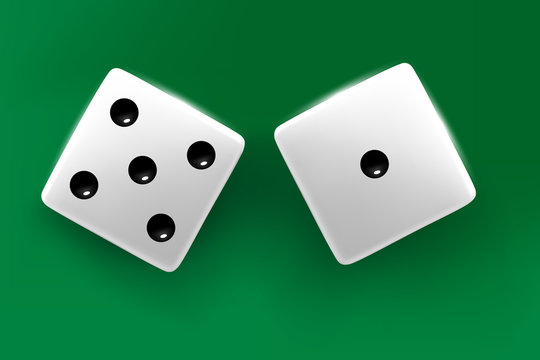
#> input picture lesson7/3.jpg, 540 x 360 px
$ jupyter execute --allow-errors 4.ipynb
#> lines starting #> are read from the running program, lines starting #| are printed output that depends on the picture; after the words box and inside, x2 and y2 are one past the last pixel; in counts of white or black regions, pixels touching at a corner belong together
[cell 1]
import cv2
import numpy as np
import matplotlib.pyplot as plt

[cell 2]
img = cv2.imread('3.jpg')
#> img is the input picture: shape (360, 540, 3); mean B, G, R 89.9, 135.2, 52.7
rgb_img = cv2.cvtColor(img, cv2.COLOR_BGR2RGB)

[cell 3]
gray_img = cv2.cvtColor(img, cv2.COLOR_BGR2GRAY)
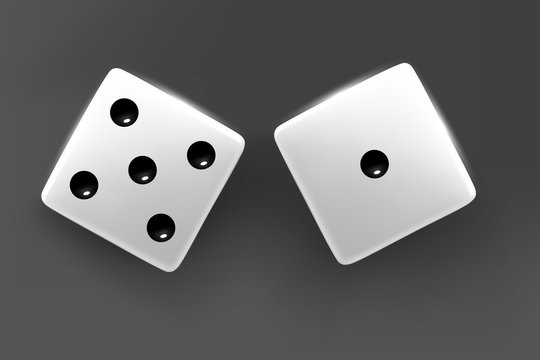
#> gray_img: shape (360, 540); min 0, max 255, mean 105.3
thresh = cv2.threshold(gray_img,150,255, cv2.THRESH_BINARY)[1]
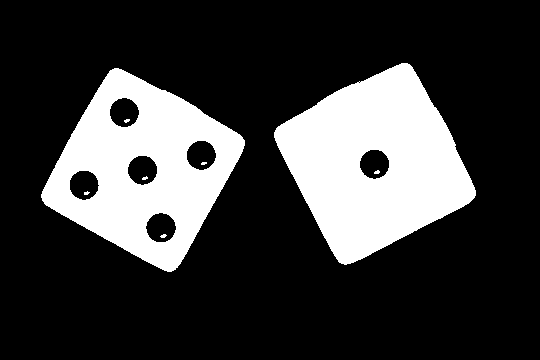
#> thresh: shape (360, 540); 23.4% white; 8 white regions (6 under 20 px), largest, box (x1, y1, x2, y2) and area: (274, 63, 476, 265) 24076, (41, 68, 245, 272) 21356
detected_edges = cv2.Canny(thresh,9, 150, 3)
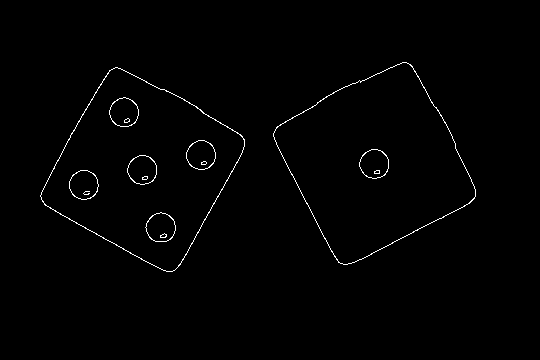
#> detected_edges: shape (360, 540); 0.94% white in thin lines or dots, all inside (x1, y1, x2, y2) = (40, 62, 476, 272)
kernel = cv2.getStructuringElement(cv2.MORPH_RECT, (3,3))
close = cv2.morphologyEx(thresh, cv2.MORPH_CLOSE, kernel, iterations=1)
#> close: shape (360, 540); 23.4% white; 8 white regions (6 under 20 px), largest, box (x1, y1, x2, y2) and area: (274, 63, 476, 265) 24079, (41, 68, 245, 272) 21357
circles = cv2.HoughCircles(close,cv2.HOUGH_GRADIENT,1.2,20,param1=50,param2=25,minRadius=3,maxRadius=35)
#> circles = [[123, 112.2, 14.88], [201, 155.4, 13.8], [84.6, 184.2, 14.16], [160.2, 226.2, 14.16], [372.6, 162.6, 13.56], [142.2, 171, 13.08]]

[cell 4]
circles=circles[0,:]
for i in circles:
    cv2.circle(rgb_img,(int(i[0]),int(i[1])),int(i[2]),(0,255,255),2)
    cv2.circle(rgb_img,(int(i[0]),int(i[1])),2,(0,255,255),3)
#> this loop made 6 passes
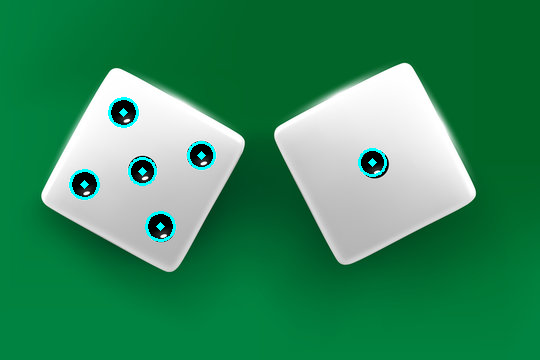
#> rgb_img: shape (360, 540, 3); mean R, G, B 52.1, 136.9, 91.6
# contours, hierarchy = cv2.findContours(detected_edges, cv2.RETR_EXTERNAL, cv2.CHAIN_APPROX_SIMPLE)
#> (the rest of this cell did not finish here and is left out)

$ run again, with lesson7/1.jpg copied over lesson7/3.jpg
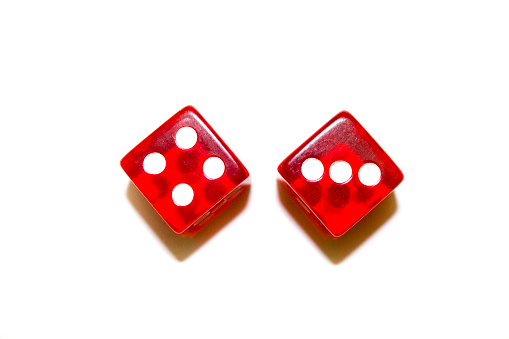
#> input picture lesson7/1.jpg, 509 x 339 px
#> img is the input picture: shape (339, 509, 3); mean B, G, R 225.7, 226.9, 247.3
#> `thresh = cv2.threshold(gray_img,150,255, cv2.THRESH_BINARY)[1]`:
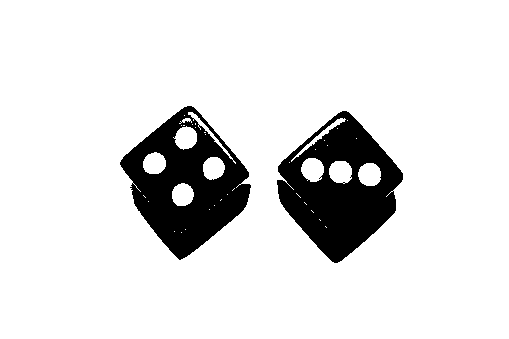
#> thresh: shape (339, 509); 88.1% white; 2 black regions, box (x1, y1, x2, y2) and area: (277, 111, 403, 263) 10366, (120, 106, 251, 260) 10232
#> detected_edges: shape (339, 509); 1.2% white in thin lines or dots, all inside (x1, y1, x2, y2) = (119, 105, 403, 263)
#> close: shape (339, 509); 88.1% white; 3 black regions (1 under 20 px), largest, box (x1, y1, x2, y2) and area: (277, 111, 403, 263) 10348, (120, 106, 251, 259) 10113
#> circles = [[213, 167.4, 10.8], [369, 174.6, 11.04], [311.4, 168.6, 12.12], [155.4, 162.6, 10.56], [184.2, 137.4, 12.12]]
#> the loop `for i in circles:` made 5 passes
#> after the loop `for i in circles:`:
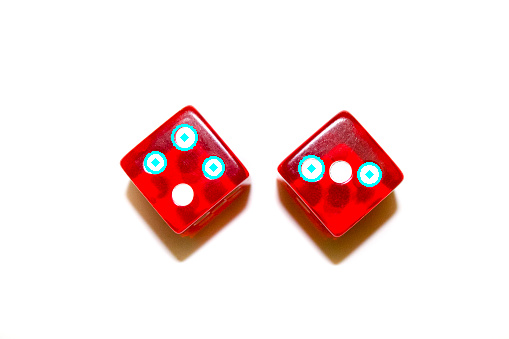
#> rgb_img: shape (339, 509, 3); mean R, G, B 245.5, 227.6, 226.4

$ run again, with lesson7/2.jpg copied over lesson7/3.jpg
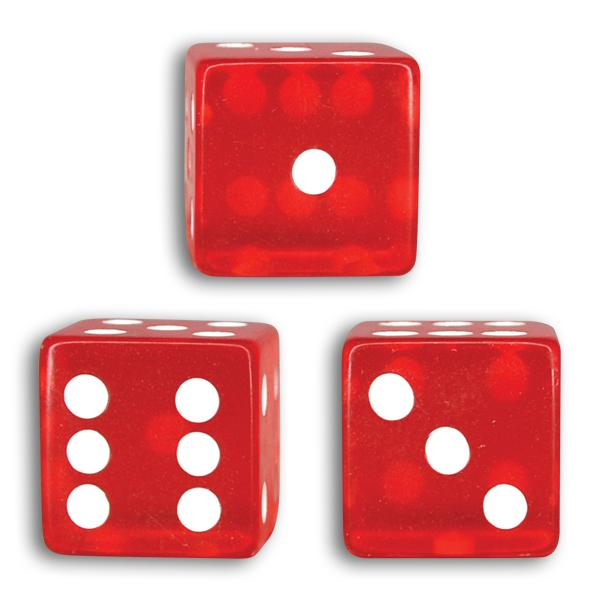
#> input picture lesson7/2.jpg, 600 x 600 px
#> img is the input picture: shape (600, 600, 3); mean B, G, R 167.5, 166.7, 230.6
#> `thresh = cv2.threshold(gray_img,150,255, cv2.THRESH_BINARY)[1]`:
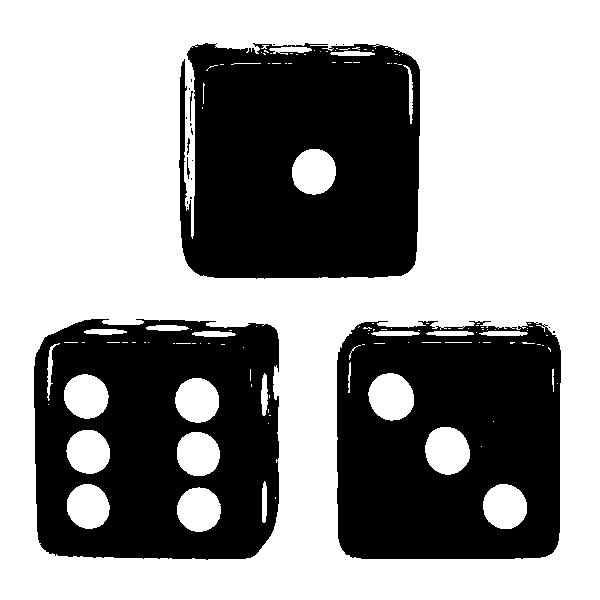
#> thresh: shape (600, 600); 60.7% white; 21 black regions (15 under 20 px), largest, box (x1, y1, x2, y2) and area: (179, 43, 420, 279) 50580, (337, 321, 561, 559) 45464, (34, 319, 279, 560) 45305, (190, 91, 193, 121) 36, (187, 157, 190, 179) 32, (187, 138, 190, 155) 27
#> detected_edges: shape (600, 600); 2% white in thin lines or dots, all inside (x1, y1, x2, y2) = (33, 42, 561, 560)
#> close: shape (600, 600); 60.9% white; 20 black regions (12 under 20 px), largest, box (x1, y1, x2, y2) and area: (179, 43, 420, 278) 50081, (34, 319, 279, 559) 45209, (337, 321, 561, 559) 44996
#> circles = [[313.8, 171, 22.32], [87, 453, 22.44], [390.6, 397.8, 22.68], [504.6, 504.6, 21.36], [83.4, 396.6, 24.36], [198.6, 400.2, 21.48], [450.6, 450.6, 25.8], [192.6, 455.4, 26.76]]
#> the loop `for i in circles:` made 8 passes
#> after the loop `for i in circles:`:
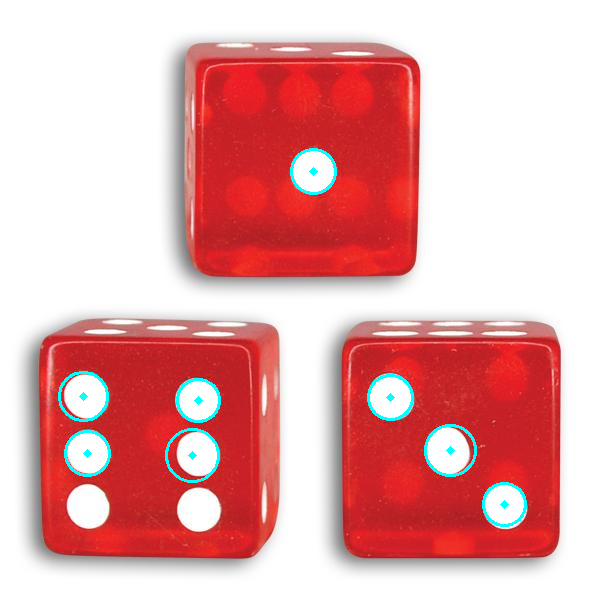
#> rgb_img: shape (600, 600, 3); mean R, G, B 228.2, 167.8, 168.6
